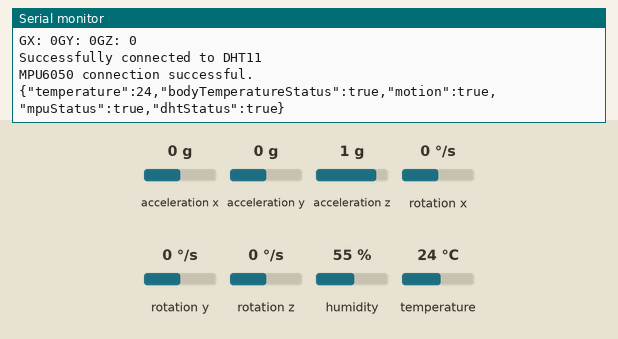
Bench run of a sketch on a simulated ESP8266 (NodeMCU). Shown: the last lines printed to the serial monitor. The inputs (shaded band) are chosen by the test bench; at power-on: acceleration z 1 g, acceleration x 0 g, acceleration y 0 g, rotation x 0 °/s, rotation y 0 °/s, rotation z 0 °/s, humidity 55 %, temperature 24 °C. WiFi joins after 1.5 s; servers stay silent unless stated.

Above: at 2.7 s.
2.8 s: acceleration z set to 0 g
At 3.4 s:
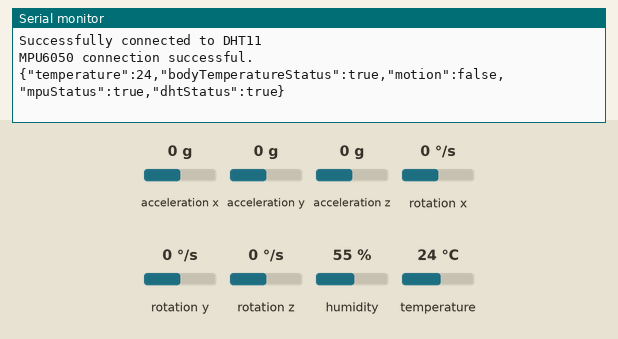
5.1 s: acceleration x set to -1.4 g
At 5.6 s:
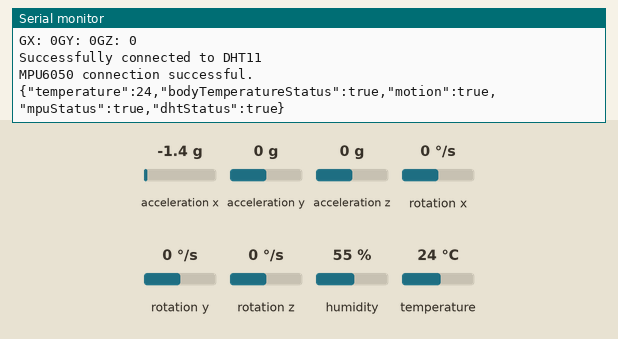

The sketch:

ESP8266Server.ino
```cpp
#include <Wire.h>
#include <MPU6050.h>
#include <DHT.h>
#include <ArduinoJson.h>
#include <ESP8266WiFi.h>
#include <ESP8266WebServer.h>
#include <WebSocketsServer.h>
#include <ArduinoWebsockets.h>

// set up wifi for esp8266
#define WIFI_SSID "Satyaranjan"
#define WIFI_PASSWORD "11223344"

// DHT11 setup
#define DHTPIN D3  // DHT11 data pin connected to GPIO0
#define DHTTYPE DHT11  // Define the type of DHT sensor

// creating a server
ESP8266WebServer server(80);

// creating websocket server
WebSocketsServer webSocket = WebSocketsServer(81);

// Create an MPU6050 object
MPU6050 mpu;

// DTH Sensor object
DHT dht(DHTPIN, DHTTYPE);

// JSON Object for sending sensor data in webpage.
StaticJsonDocument<200> doc;
String jsonString;

// HTML for webpage
String webpage = "<!DOCTYPE html><html lang='en'> <head> <meta charset='UTF-8' /> <meta name='viewport' content='width=device-width, initial-scale=1.0' /> <title>Student Dashboard</title> <style> *{ margin: 0; } body { font-family: Arial, sans-serif; text-align: center; background-color: #f9f9f9; } h1 { font-size: 2em; margin-bottom: 20px; } .feedback-container { display: flex; justify-content: center; gap: 20px; } .feedback-card { border: 2px solid #8bc5f0; border-radius: 10px; padding: 20px; width: 150px; height: 200px; display: flex; flex-direction: column; justify-content: center; align-items: center; box-shadow: 0px 4px 6px rgba(0, 0, 0, 0.1); gap: 10px; } .feedback-card h2 { font-size: 1.2em; margin-bottom: 5px; } .feedback-card h3{ font-size: 1.1em; } .feedback-card p { font-size: 1em; color: green; } .feedback-card .status { font-weight: bold; } .facial-exp { background-color: #eaf3ff; } .movement { background-color: #eaf3ff; } .temperature { background-color: #eaf3ff; } .info { display: grid; grid-template-rows: repeat(2, 1fr); grid-template-columns: repeat(2, 1fr); gap: 10px; } iframe { border: 2px solid #8bc5f0; border-radius: 10px; box-shadow: 0px 4px 6px rgba(0, 0, 0, 0.1); } @media screen and (max-width: 1070px) { .feedback-container { flex-direction: column; } .info { justify-items: center; } } </style> </head> <body> <h1>Student Performance Dashboard</h1> <div class='feedback-container'> <div class='vid'> <iframe src='http://192.168.247.22:81/' width='640' height='480' frameborder='0' ></iframe> </div> <div class='info'> <div class='feedback-card facial-exp'> <h2>Facial exp</h2> <p class='status'>Active</p> </div> <div class='feedback-card movement'> <h2>Movement</h2> <p class='status' id='motion'>Normal</p> </div> <div class='feedback-card temperature'> <h2>Temperature Status</h2> <p class='status' id='tempStatus'>Normal</p> <p class='status' id='temp'>36°C</p> </div> <div class='feedback-card temperature'> <h2>Sensor Status</h2> <h3>Gyroscope</h3> <p class='status' id='mpuStatus'>Connected</p> <h3>Temperature Sensor</h3> <p class='status' id='dhtStatus'>Connected</p> </div> </div> </div> <script> let Socket; function init() { Socket = new WebSocket('ws://' + window.location.hostname + ':81/'); Socket.onmessage = function (event) { processCommand(event); }; } function processCommand(event) { let obj = JSON.parse(event.data); if (obj.dhtStatus) { document.getElementById('dhtStatus').innerText = 'Connected'; document.getElementById('dhtStatus').style.color = 'green'; if (obj.bodyTemperatureStatus) { document.getElementById('tempStatus').innerText = 'Normal'; document.getElementById('tempStatus').style.color = 'green'; } else { document.getElementById('tempStatus').innerText = 'Abnormal'; document.getElementById('tempStatus').style.color = 'red'; } document.getElementById('temp').innerHTML = obj.temperature + '°C'; } else { document.getElementById('dhtStatus').innerText = 'Disconnected!'; document.getElementById('dhtStatus').style.color = 'red'; document.getElementById('tempStatus').innerText = 'Fail to collect data!'; document.getElementById('tempStatus').style.color = 'red'; document.getElementById('temp').innerHTML = ' '; } if (obj.mpuStatus) { document.getElementById('mpuStatus').innerText = 'Connected'; document.getElementById('mpuStatus').style.color = 'green'; if (obj.motion) { document.getElementById('motion').innerText = 'Motion Detected'; document.getElementById('motion').style.color = 'red'; } else { document.getElementById('motion').innerText = 'Normal'; document.getElementById('motion').style.color = 'green'; } } else { document.getElementById('mpuStatus').innerText = 'Disconnected!'; document.getElementById('mpuStatus').style.color = 'red'; document.getElementById('motion').innerText = 'Fail to collect data!'; document.getElementById('motion').style.color = 'red'; } } window.onload = function (event) { init(); }; </script> </body></html>";

// Threshold values for detecting sudden movement
const int accelerationThreshold = 2000;  // Adjust this based on sensitivity
const int gyroscopeThreshold = 500;  // Threshold for angular velocity

// Constants for storing normal temperature bounds
const float lowerTemperatureBound = 36.1;
const float upperTemperatureBound = 37.2;
float temperature;

// Variables to hold accelerometer and gyroscope data
int16_t ax, ay, az;
int16_t gx, gy, gz;

bool motion = false;
bool bodyTemperatureStatus;
bool dhtStatus;
bool mpuStatus;

void setup() {
  // Start serial communication at 115200 baud rate
  Serial.begin(115200);

  // Initialize wifi for esp8266
  initializeESP8266Wifi();

  // Initialize I2C communication with specified SDA and SCL pins
  Wire.begin(D2, D1);  // SDA, SCL for MPU6050

  // Initialize the MPU6050 sensor
  mpu.initialize();

  // Initialize DHT11 sensor
  dht.begin();
}

void loop() {

  server.handleClient();
  webSocket.loop();

  // Read the raw data from the MPU6050 sensor
  mpu.getMotion6(&ax, &ay, &az, &gx, &gy, &gz);

  // if this returns true, send "Moving!" to html page and make label red!
  motion = isMotionDetected(ax, ay, az, gx, gy, gz);

  // Read temperature and humidity from DHT11 sensor
  temperature = dht.readTemperature();

  // Check if any reads failed and exit early (to try again)
  dhtStatus = showDHT11Status();
  mpuStatus = showMPU6050Status();

  bodyTemperatureStatus = getBodyTemperatureStatus(temperature);

  sendSensorDataToWebPage();

  delay(500);  // Delay for 2 seconds before next read


}

void handleRoot() {
  server.send(200, "text/html", webpage);
}

void handleNotFound() {
  server.send(404, "text/plain", "404: Not Found");
}

void handleStatus() {
  String message = "ESP8266 Status: \n";
  message += "IP Address: ";
  message += WiFi.localIP().toString();
  message += "\nWi-Fi Signal Strength (RSSI): ";
  message += WiFi.RSSI();
  message += " dBm\n";
  server.send(200, "text/plain", message);
}

void sendSensorDataToWebPage() {
  doc["temperature"] = temperature;
  doc["bodyTemperatureStatus"] = bodyTemperatureStatus;
  doc["motion"] = motion;
  doc["mpuStatus"] = mpuStatus;
  doc["dhtStatus"] = dhtStatus;

  serializeJson(doc, jsonString);
  Serial.println(jsonString);

  webSocket.broadcastTXT(jsonString);
}

void initializeESP8266Wifi() {
  WiFi.begin(WIFI_SSID, WIFI_PASSWORD);
  Serial.print("Connecting to Wi-Fi");
  while (WiFi.status() != WL_CONNECTED) {
    Serial.print(".");
    delay(500);
  }
  Serial.println();
  Serial.println("Connected to Wi-Fi");

  // server data
  server.on("/", handleRoot);
  server.onNotFound(handleNotFound);
  server.on("/status", handleStatus);
  server.begin();
  webSocket.begin();
  Serial.println("HTTP server started");

  Serial.print("ESP8266 IP address: ");
  Serial.println(WiFi.localIP());
}

bool showMPU6050Status() {
 // Check if the MPU6050 is connected properly
  if (mpu.testConnection()) {
    Serial.println("MPU6050 connection successful.");
    return true;
    // Write code so that it updates the webpage with relevent movement status from isMotionDetected function
  } else {
    Serial.println("MPU6050 connection failed!");
    return false;
    // Write code so that it updates the webpage that "Failed to read MPU6050!"
    // while (1);  // Stay in a loop if the connection fails
  }
}

bool showDHT11Status() {
  // Check DHT11 Sensor sensor
  if (isnan(temperature)) {
    Serial.println("Failed to get data from dht11");
    return false;
    // Write code so that it updates the webpage that "Failed to read from DHT sensor!"
  } else {
    Serial.println("Successfully connected to DHT11");
    return true;
    // Write code so that it updates the webpage with sensor data"
  }
}

// Returns true if sudden motionn is detected.
bool isMotionDetected(int16_t xAcc, int16_t yAcc, int16_t zAcc, int16_t xGyro, int16_t yGyro, int16_t zGyro) {
  // Check for sudden movement based on accelerometer thresholds
  if (abs(xAcc) > accelerationThreshold || abs(yAcc) > accelerationThreshold || abs(zAcc) > accelerationThreshold || abs(xGyro) > gyroscopeThreshold || abs(yGyro) > gyroscopeThreshold || abs(zGyro) > gyroscopeThreshold) {
    Serial.println("Sudden movement detected (acceleration)");
    Serial.print("AX: "); Serial.print(ax);
    Serial.print("AY: "); Serial.print(ay);
    Serial.print("AZ: "); Serial.println(az);
    Serial.println("Sudden movement detected (rotation)");
    Serial.print("GX: "); Serial.print(gx);
    Serial.print("GY: "); Serial.print(gy);
    Serial.print("GZ: "); Serial.println(gz);
    return true;
  } else {
    return false;
  }
}

// Returns stated of human body temperature based on the readings from the sensors
bool getBodyTemperatureStatus(float sensorTemperature) {
  // Normal human body temperature
  if(sensorTemperature <= lowerTemperatureBound && sensorTemperature >= upperTemperatureBound) {
     return false;
  } else {
    return true;
  }
}
```

Measured:
- after the input at 2.8 s, the serial monitor: prints a new line after 0.29 s (image 1)
- after the input at 5.1 s, the serial monitor: prints a new line after 0.07 s (image 2)
